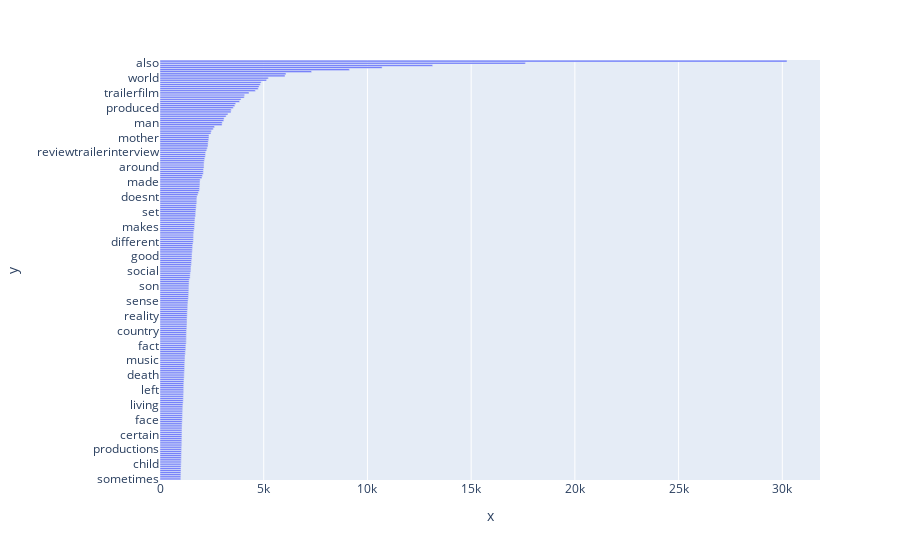

Notebook source saved alongside this figure:
### Code cell
import plotly.express as px

top_20_words = {}

for (key, value) in counts.items():
   # Check if value is greater than 200 and add to new dictionary
    if value > 1000 :
        top_20_words[key] = value
    continue

sorted_top_20_words = dict(sorted(top_20_words.items(), key=lambda item: item[1], reverse=False))

word = sorted_top_20_words.keys()
count = sorted_top_20_words.values()


fig = px.bar(y=word, x=count, text = count)
fig.update_traces(texttemplate='%{text:}', textposition='outside')
fig.update_layout(uniformtext_minsize=8, uniformtext_mode='hide')
fig.show()

### Figure 1 — Plotly figure (JSON) as saved in the notebook; plotly's stock layout.template omitted (floating-point values rounded to 4 significant figures; data arrays with more than 128 entries replaced by an {"elided": "..."} marker saying what was removed)
{"data": [{"alignmentgroup": "True", "hovertemplate": "x=%{x}<br>y=%{y}<br>text=%{text}<extra></extra>", "legendgroup": "", "marker": {"color": "#636efa", "pattern": {"shape": ""}}, "name": "", "offsetgroup": "", "orientation": "h", "showlegend": false, "text": {"elided": "198 int values"}, "textposition": "outside", "texttemplate": "%{text:}", "type": "bar", "x": {"elided": "198 int values"}, "xaxis": "x", "y": {"elided": "198 str values"}, "yaxis": "y"}], "layout": {"barmode": "relative", "legend": {"tracegroupgap": 0}, "margin": {"t": 60}, "uniformtext": {"minsize": 8, "mode": "hide"}, "xaxis": {"anchor": "y", "domain": [0, 1], "title": {"text": "x"}}, "yaxis": {"anchor": "x", "domain": [0, 1], "title": {"text": "y"}}}}
